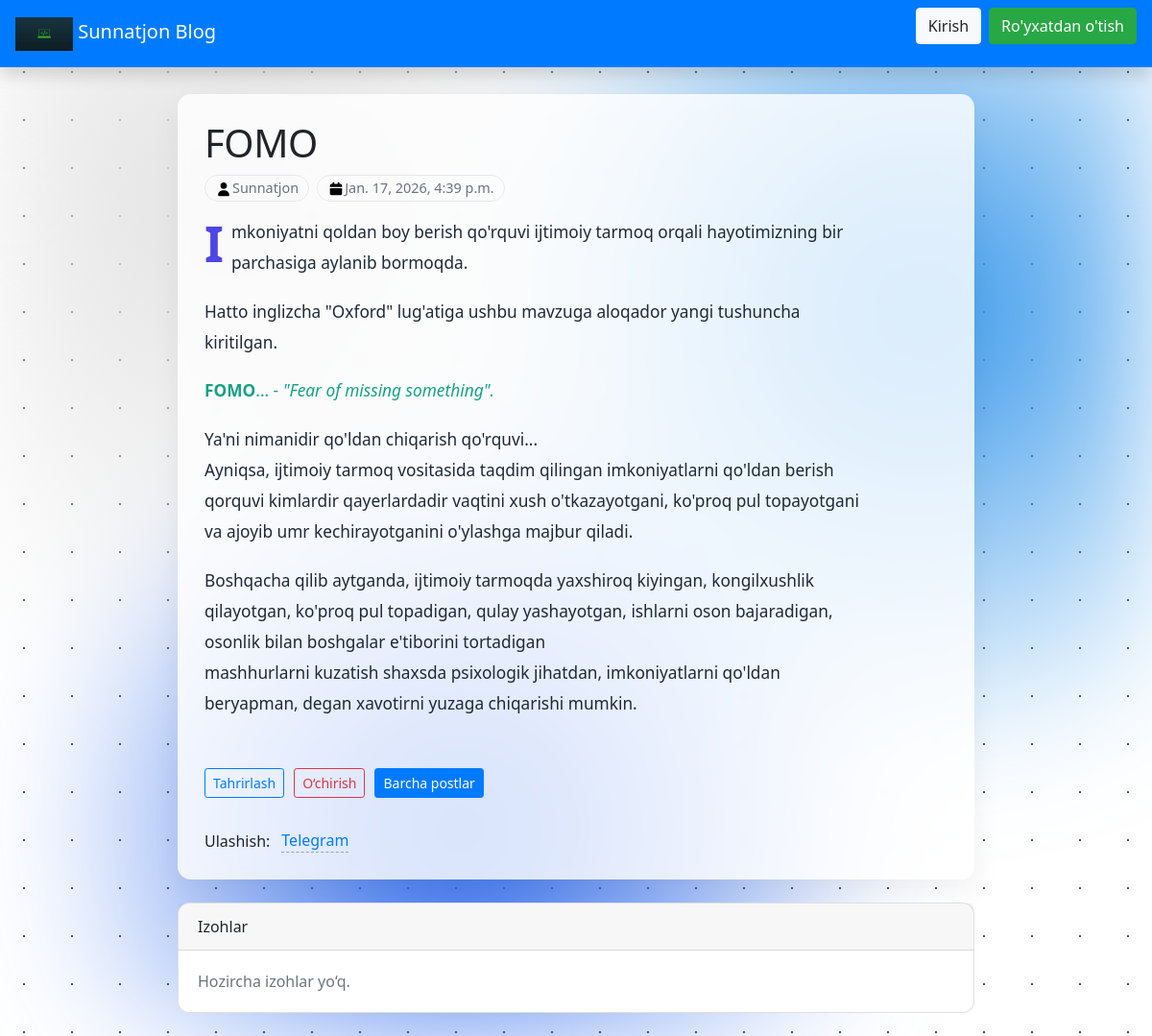
The app's page /articles/18/ with its own data.
### articles/models.py (models this page shows, shortened)
class Article(models.Model):
  title = models.CharField(max_length=1500)
  summary = models.CharField(max_length=200, blank=True)
  body = RichTextField()
  photo = models.ImageField(upload_to='images/', blank=True)
  date = models.DateTimeField(auto_now_add=True)
  author = models.ForeignKey(
    get_user_model(),
    on_delete=models.CASCADE,
  )

### accounts/models.py (models this page shows)
class CustomUser(AbstractUser):
  age = models.PositiveIntegerField(null=True, blank=True)

### articles/views.py (the view)
# urls.py: path('<int:pk>/', ArticleDetailView.as_view(), name='article_detail'),
class ArticleDetailView(DetailView):
  model = Article
  template_name = 'article_detail.html'

### templates/article_detail.html (shortened to what this page needs)
{% extends 'base.html' %}
{% block content %}
<div class="reading-wrap container py-4">
  <article class="article">
    <header class="article-head">
      <h1 class="title">{{ object.title }}</h1>
      <div class="meta">
        <p class="meta-pill">
            {{ object.author|title }}</p>
        <p class="meta-pill">{{ object.date }}</p>
      </div>
    </header>
    <div class="prose">
      {{ object.body|safe }}
    </div>
    <div class="actions">
        <a class="btn btn-sm btn-outline-primary" href="{% url 'article_edit' object.pk %}">Tahrirlash</a>
        <a class="btn btn-sm btn-outline-danger" href="{% url 'article_delete' object.pk %}">O‘chirish</a>
        <a class="btn btn-sm btn-primary" href="{% url 'article_list' %}">Barcha postlar</a>
    </div>
    <div class="share">
      <span>Ulashish:</span>
      <a class="share-link" target="_blank"
         href="https://t.me/share/url?url={{ request.build_absolute_uri }}&text={{ object.title }}">Telegram</a>
    </div>
  </article>
  <section class="comments card mt-4">
    <div class="card-header">Izohlar</div>
    {% if object.comments.all %}
      <ul class="list-group list-group-flush">
        {% for comment in object.comments.all %}
          <li class="list-group-item">
            <blockquote class="mb-0">
              <p class="mb-1">{{ comment }}</p>
              <footer class="text-muted">— {{ comment.author }}</footer>
            </blockquote>
          </li>
        {% endfor %}
      </ul>
    {% else %}
      <div class="card-body text-muted">Hozircha izohlar yo‘q.</div>
    {% endif %}
  </section>
</div>
{% endblock content %}

### staticfiles/css/article.css (style rules this page uses)
.reading-wrap { max-width: 860px; }
.article { background: rgba(255,255,255,.8); backdrop-filter: blur(6px); border-radius: 14px; padding: 28px; box-shadow: 0 10px 30px rgba(0,0,0,.06); }
.article-head .title { font-size: clamp(28px, 4.2vw, 40px); line-height: 1.15; letter-spacing: -.01em; margin-bottom: 10px; }
.meta { display:flex; align-items:center; gap:8px; color:#6b7280; }
.meta-pill { padding:2px 10px; border:1px solid #e5e7eb; border-radius:999px; font-size:.9rem; }
.actions { display:flex; gap:10px; margin: 14px 0 8px; }
.prose { max-width: 70ch; font-size: 1.08rem; line-height: 1.85; color:#1f2937; }
.prose p { margin: 0 0 1.1em; }
.prose p:first-of-type::first-letter { float:left; font-size:3.2rem; line-height:.9; padding:.25rem .5rem 0 0; font-weight:700; color:#4f46e5; }
.share { margin-top: 2rem; display:flex; align-items:center; gap:.75rem; }
.share .share-link { text-decoration:none; border-bottom:1px dashed #94a3b8; }

### templates/base.html (style rules this page uses)
body { font-family: 'Segoe UI', Tahoma, Geneva, Verdana, sans-serif; }
.card { border-radius: 12px; transition: 0.3s; }
body { background: #ffffff; }

### records on screen
Article: title "FOMO", author "Sunnatjon", date "Jan. 17, 2026, 4:39 p.m.", body "Imkoniyatni qoldan boy berish qo'rquvi ijtimoiy tarmoq orqali hayotimizning bir parchasiga aylanib bormoqda. Hatto inglizcha \"Oxford\" lug'atiga ushbu mavzuga aloqador yangi tushuncha kiritilgan. FOMO ... - \"Fear of missing something\". Ya'ni nimanidir qo'ldan chiqarish qo'rquvi... Ayniqsa, ijtimoiy tarmoq vositasida taqdim qilingan imkoniyatlarni qo'ldan berish qorquvi kimlardir qayerlardadir vaqtini xush o'tkazayotgani, ko'proq pul topayotgani va ajoyib umr kechirayotganini o'ylashga majbur qiladi. Boshqacha qilib aytganda, ijtimoiy tarmoqda yaxshiroq kiyingan, kongilxushlik qilayotgan, ko'proq pul topadigan, qulay yashayotgan, ishlarni oson bajaradigan, osonlik bilan boshgalar e'tiborini…"
